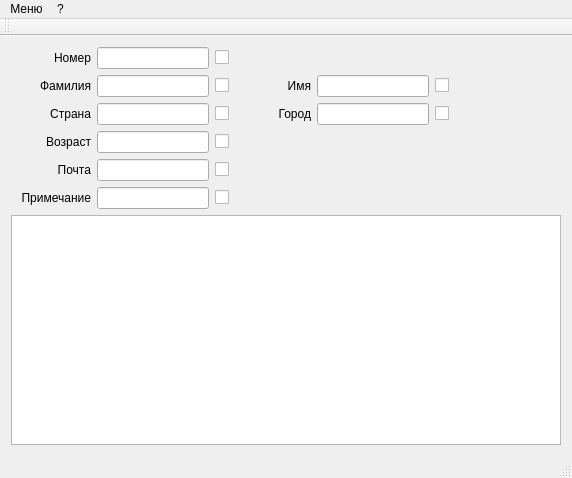
<?xml version="1.0" encoding="UTF-8"?>
<ui version="4.0">
 <class>PWindow</class>
 <widget class="QMainWindow" name="PWindow">
  <property name="geometry">
   <rect>
    <x>0</x>
    <y>0</y>
    <width>572</width>
    <height>478</height>
   </rect>
  </property>
  <property name="windowTitle">
   <string>MainWindow</string>
  </property>
  <widget class="QWidget" name="centralWidget">
   <layout class="QGridLayout" name="gridLayout_3">
    <item row="0" column="0" rowspan="3">
     <layout class="QGridLayout" name="gridLayout">
      <item row="0" column="0">
       <widget class="QLabel" name="PhoneNumber">
        <property name="minimumSize">
         <size>
          <width>80</width>
          <height>20</height>
         </size>
        </property>
        <property name="text">
         <string>Номер</string>
        </property>
        <property name="alignment">
         <set>Qt::AlignRight|Qt::AlignTrailing|Qt::AlignVCenter</set>
        </property>
       </widget>
      </item>
      <item row="0" column="1">
       <widget class="QLineEdit" name="ValueNumber">
        <property name="minimumSize">
         <size>
          <width>112</width>
          <height>22</height>
         </size>
        </property>
       </widget>
      </item>
      <item row="0" column="2">
       <widget class="QCheckBox" name="checkBoxNumber">
        <property name="toolTip">
         <string>Условие поиска</string>
        </property>
        <property name="autoFillBackground">
         <bool>false</bool>
        </property>
        <property name="text">
         <string/>
        </property>
       </widget>
      </item>
      <item row="1" column="0">
       <widget class="QLabel" name="PhoneFirstName">
        <property name="minimumSize">
         <size>
          <width>80</width>
          <height>20</height>
         </size>
        </property>
        <property name="text">
         <string>Фамилия</string>
        </property>
        <property name="alignment">
         <set>Qt::AlignRight|Qt::AlignTrailing|Qt::AlignVCenter</set>
        </property>
       </widget>
      </item>
      <item row="1" column="1">
       <widget class="QLineEdit" name="ValueFirst">
        <property name="minimumSize">
         <size>
          <width>112</width>
          <height>22</height>
         </size>
        </property>
       </widget>
      </item>
      <item row="1" column="2">
       <widget class="QCheckBox" name="checkBoxFirstName">
        <property name="toolTip">
         <string>Условие поиска</string>
        </property>
        <property name="text">
         <string/>
        </property>
       </widget>
      </item>
      <item row="2" column="0">
       <widget class="QLabel" name="PhoneContry">
        <property name="minimumSize">
         <size>
          <width>80</width>
          <height>20</height>
         </size>
        </property>
        <property name="text">
         <string>Страна</string>
        </property>
        <property name="alignment">
         <set>Qt::AlignRight|Qt::AlignTrailing|Qt::AlignVCenter</set>
        </property>
       </widget>
      </item>
      <item row="2" column="1">
       <widget class="QLineEdit" name="ValueCountry">
        <property name="minimumSize">
         <size>
          <width>112</width>
          <height>22</height>
         </size>
        </property>
       </widget>
      </item>
      <item row="2" column="2">
       <widget class="QCheckBox" name="checkBoxCountry">
        <property name="toolTip">
         <string>Условие поиска</string>
        </property>
        <property name="text">
         <string/>
        </property>
       </widget>
      </item>
      <item row="3" column="0">
       <widget class="QLabel" name="PhoneAge">
        <property name="minimumSize">
         <size>
          <width>80</width>
          <height>20</height>
         </size>
        </property>
        <property name="text">
         <string>Возраст</string>
        </property>
        <property name="alignment">
         <set>Qt::AlignRight|Qt::AlignTrailing|Qt::AlignVCenter</set>
        </property>
       </widget>
      </item>
      <item row="3" column="1">
       <widget class="QLineEdit" name="ValueAge">
        <property name="minimumSize">
         <size>
          <width>112</width>
          <height>22</height>
         </size>
        </property>
       </widget>
      </item>
      <item row="3" column="2">
       <widget class="QCheckBox" name="checkBoxAge">
        <property name="toolTip">
         <string>Условие поиска</string>
        </property>
        <property name="text">
         <string/>
        </property>
       </widget>
      </item>
      <item row="4" column="0">
       <widget class="QLabel" name="PhoneEmail">
        <property name="minimumSize">
         <size>
          <width>80</width>
          <height>20</height>
         </size>
        </property>
        <property name="text">
         <string>Почта</string>
        </property>
        <property name="alignment">
         <set>Qt::AlignRight|Qt::AlignTrailing|Qt::AlignVCenter</set>
        </property>
       </widget>
      </item>
      <item row="4" column="1">
       <widget class="QLineEdit" name="ValueEmail">
        <property name="minimumSize">
         <size>
          <width>112</width>
          <height>22</height>
         </size>
        </property>
       </widget>
      </item>
      <item row="4" column="2">
       <widget class="QCheckBox" name="checkBoxEmail">
        <property name="toolTip">
         <string>Условие поиска</string>
        </property>
        <property name="text">
         <string/>
        </property>
       </widget>
      </item>
      <item row="5" column="0">
       <widget class="QLabel" name="PhoneRemark">
        <property name="minimumSize">
         <size>
          <width>80</width>
          <height>20</height>
         </size>
        </property>
        <property name="text">
         <string>Примечание</string>
        </property>
        <property name="alignment">
         <set>Qt::AlignRight|Qt::AlignTrailing|Qt::AlignVCenter</set>
        </property>
       </widget>
      </item>
      <item row="5" column="1">
       <widget class="QLineEdit" name="ValueRemark">
        <property name="minimumSize">
         <size>
          <width>112</width>
          <height>22</height>
         </size>
        </property>
       </widget>
      </item>
      <item row="5" column="2">
       <widget class="QCheckBox" name="checkBoxRemark">
        <property name="toolTip">
         <string>Условие поиска</string>
        </property>
        <property name="text">
         <string/>
        </property>
       </widget>
      </item>
     </layout>
    </item>
    <item row="0" column="1" rowspan="3">
     <spacer name="horizontalSpacer">
      <property name="orientation">
       <enum>Qt::Horizontal</enum>
      </property>
      <property name="sizeType">
       <enum>QSizePolicy::Fixed</enum>
      </property>
      <property name="sizeHint" stdset="0">
       <size>
        <width>20</width>
        <height>148</height>
       </size>
      </property>
     </spacer>
    </item>
    <item row="0" column="2">
     <spacer name="verticalSpacer">
      <property name="orientation">
       <enum>Qt::Vertical</enum>
      </property>
      <property name="sizeType">
       <enum>QSizePolicy::Fixed</enum>
      </property>
      <property name="sizeHint" stdset="0">
       <size>
        <width>178</width>
        <height>18</height>
       </size>
      </property>
     </spacer>
    </item>
    <item row="1" column="2">
     <layout class="QGridLayout" name="gridLayout_2">
      <item row="0" column="0">
       <widget class="QLabel" name="PhoneLastName">
        <property name="minimumSize">
         <size>
          <width>50</width>
          <height>20</height>
         </size>
        </property>
        <property name="text">
         <string>Имя</string>
        </property>
        <property name="alignment">
         <set>Qt::AlignRight|Qt::AlignTrailing|Qt::AlignVCenter</set>
        </property>
       </widget>
      </item>
      <item row="0" column="1">
       <widget class="QLineEdit" name="ValueLast">
        <property name="minimumSize">
         <size>
          <width>112</width>
          <height>22</height>
         </size>
        </property>
       </widget>
      </item>
      <item row="0" column="2">
       <widget class="QCheckBox" name="checkBoxLastName">
        <property name="toolTip">
         <string>Условие поиска</string>
        </property>
        <property name="text">
         <string/>
        </property>
       </widget>
      </item>
      <item row="1" column="0">
       <widget class="QLabel" name="PhoneCity">
        <property name="minimumSize">
         <size>
          <width>50</width>
          <height>20</height>
         </size>
        </property>
        <property name="text">
         <string>Город</string>
        </property>
        <property name="alignment">
         <set>Qt::AlignRight|Qt::AlignTrailing|Qt::AlignVCenter</set>
        </property>
       </widget>
      </item>
      <item row="1" column="1">
       <widget class="QLineEdit" name="ValueCity">
        <property name="minimumSize">
         <size>
          <width>112</width>
          <height>0</height>
         </size>
        </property>
       </widget>
      </item>
      <item row="1" column="2">
       <widget class="QCheckBox" name="checkBoxCity">
        <property name="toolTip">
         <string>Условие поиска</string>
        </property>
        <property name="text">
         <string/>
        </property>
       </widget>
      </item>
     </layout>
    </item>
    <item row="1" column="3">
     <spacer name="horizontalSpacer_2">
      <property name="orientation">
       <enum>Qt::Horizontal</enum>
      </property>
      <property name="sizeHint" stdset="0">
       <size>
        <width>62</width>
        <height>20</height>
       </size>
      </property>
     </spacer>
    </item>
    <item row="2" column="2">
     <spacer name="verticalSpacer_2">
      <property name="orientation">
       <enum>Qt::Vertical</enum>
      </property>
      <property name="sizeType">
       <enum>QSizePolicy::Fixed</enum>
      </property>
      <property name="sizeHint" stdset="0">
       <size>
        <width>20</width>
        <height>78</height>
       </size>
      </property>
     </spacer>
    </item>
    <item row="3" column="0" colspan="4">
     <widget class="QTableWidget" name="tbl"/>
    </item>
   </layout>
  </widget>
  <widget class="QMenuBar" name="menuBar">
   <property name="geometry">
    <rect>
     <x>0</x>
     <y>0</y>
     <width>572</width>
     <height>19</height>
    </rect>
   </property>
   <widget class="QMenu" name="menuMenu">
    <property name="title">
     <string>Меню</string>
    </property>
    <addaction name="actionAdd"/>
    <addaction name="actionDel"/>
    <addaction name="actionUpdate"/>
    <addaction name="actionClear"/>
    <addaction name="actionRefresh"/>
    <addaction name="actionFind"/>
   </widget>
   <widget class="QMenu" name="menu">
    <property name="title">
     <string>?</string>
    </property>
    <addaction name="actionHelp"/>
   </widget>
   <addaction name="menuMenu"/>
   <addaction name="menu"/>
  </widget>
  <widget class="QToolBar" name="mainToolBar">
   <attribute name="toolBarArea">
    <enum>TopToolBarArea</enum>
   </attribute>
   <attribute name="toolBarBreak">
    <bool>false</bool>
   </attribute>
  </widget>
  <widget class="QStatusBar" name="statusBar">
   <property name="font">
    <font>
     <pointsize>8</pointsize>
    </font>
   </property>
  </widget>
  <action name="actionAdd">
   <property name="text">
    <string>Добавить запись</string>
   </property>
   <property name="shortcut">
    <string>F2</string>
   </property>
  </action>
  <action name="actionDel">
   <property name="text">
    <string>Удалить запись</string>
   </property>
   <property name="shortcut">
    <string>F3</string>
   </property>
  </action>
  <action name="actionUpdate">
   <property name="text">
    <string>Обновить запись</string>
   </property>
   <property name="shortcut">
    <string>F4</string>
   </property>
  </action>
  <action name="actionClear">
   <property name="text">
    <string>Очистить форму</string>
   </property>
   <property name="shortcut">
    <string>F5</string>
   </property>
  </action>
  <action name="actionRefresh">
   <property name="text">
    <string>Перечитать записи</string>
   </property>
   <property name="shortcut">
    <string>F6</string>
   </property>
  </action>
  <action name="actionFind">
   <property name="text">
    <string>Найти запись</string>
   </property>
   <property name="shortcut">
    <string>F7</string>
   </property>
  </action>
  <action name="actionHelp">
   <property name="text">
    <string>О программе</string>
   </property>
   <property name="shortcut">
    <string>F1</string>
   </property>
  </action>
 </widget>
 <layoutdefault spacing="6" margin="11"/>
 <resources/>
 <connections/>
</ui>
